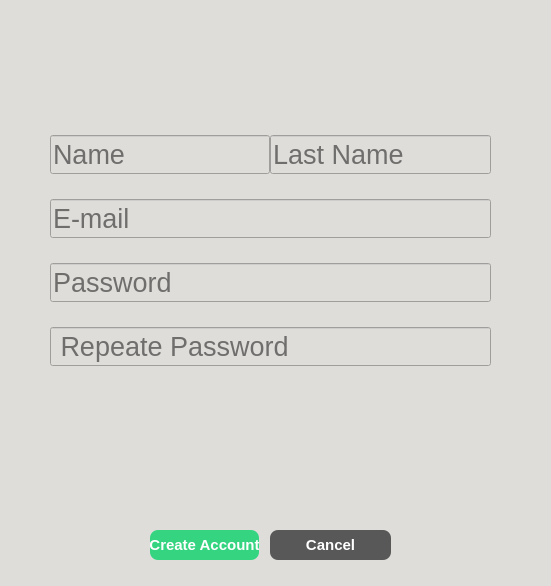
<?xml version="1.0" encoding="UTF-8"?>
<ui version="4.0">
 <class>CreateAccountDialog</class>
 <widget class="QDialog" name="CreateAccountDialog">
  <property name="geometry">
   <rect>
    <x>0</x>
    <y>0</y>
    <width>551</width>
    <height>586</height>
   </rect>
  </property>
  <property name="font">
   <font>
    <pointsize>8</pointsize>
   </font>
  </property>
  <property name="windowTitle">
   <string>Dialog</string>
  </property>
  <property name="styleSheet">
   <string notr="true">background-color: rgb(222, 221, 218);
color: rgb(0, 0, 0);</string>
  </property>
  <widget class="QPushButton" name="create_account_button">
   <property name="geometry">
    <rect>
     <x>150</x>
     <y>530</y>
     <width>109</width>
     <height>30</height>
    </rect>
   </property>
   <property name="minimumSize">
    <size>
     <width>0</width>
     <height>30</height>
    </size>
   </property>
   <property name="styleSheet">
    <string notr="true">background-color: rgb(52, 212, 129);
color:white;
border:none;
border-radius: 8px;
font-weight:bold;
font-size: 15px;</string>
   </property>
   <property name="text">
    <string>Create Account</string>
   </property>
  </widget>
  <widget class="QPushButton" name="pushButton">
   <property name="enabled">
    <bool>true</bool>
   </property>
   <property name="geometry">
    <rect>
     <x>270</x>
     <y>530</y>
     <width>121</width>
     <height>30</height>
    </rect>
   </property>
   <property name="minimumSize">
    <size>
     <width>0</width>
     <height>30</height>
    </size>
   </property>
   <property name="styleSheet">
    <string notr="true">background-color: rgb(88, 88, 88);
color:white;
border:none;
border-radius: 8px;
font-weight:bold;
font-size: 15px;</string>
   </property>
   <property name="text">
    <string>Cancel</string>
   </property>
  </widget>
  <widget class="QWidget" name="">
   <property name="geometry">
    <rect>
     <x>30</x>
     <y>30</y>
     <width>481</width>
     <height>461</height>
    </rect>
   </property>
   <layout class="QGridLayout" name="gridLayout">
    <property name="spacing">
     <number>0</number>
    </property>
    <item row="0" column="0">
     <layout class="QGridLayout" name="gridLayout_2">
      <property name="leftMargin">
       <number>20</number>
      </property>
      <property name="rightMargin">
       <number>20</number>
      </property>
      <property name="bottomMargin">
       <number>20</number>
      </property>
      <property name="verticalSpacing">
       <number>25</number>
      </property>
      <item row="0" column="0">
       <layout class="QHBoxLayout" name="horizontalLayout_2">
        <item>
         <layout class="QVBoxLayout" name="verticalLayout_5">
          <item>
           <widget class="QLineEdit" name="full_name_field">
            <property name="font">
             <font>
              <pointsize>20</pointsize>
             </font>
            </property>
            <property name="placeholderText">
             <string>Name</string>
            </property>
           </widget>
          </item>
         </layout>
        </item>
        <item>
         <layout class="QVBoxLayout" name="verticalLayout">
          <item>
           <widget class="QLineEdit" name="full_name_field_2">
            <property name="font">
             <font>
              <pointsize>20</pointsize>
             </font>
            </property>
            <property name="placeholderText">
             <string>Last Name</string>
            </property>
           </widget>
          </item>
         </layout>
        </item>
       </layout>
      </item>
      <item row="1" column="0">
       <layout class="QVBoxLayout" name="verticalLayout_2" stretch="0">
        <property name="bottomMargin">
         <number>0</number>
        </property>
        <item>
         <widget class="QLineEdit" name="email_field">
          <property name="font">
           <font>
            <pointsize>20</pointsize>
           </font>
          </property>
          <property name="placeholderText">
           <string>E-mail</string>
          </property>
         </widget>
        </item>
       </layout>
      </item>
      <item row="2" column="0">
       <layout class="QVBoxLayout" name="verticalLayout_3">
        <item>
         <widget class="QLineEdit" name="pass1_field">
          <property name="font">
           <font>
            <pointsize>20</pointsize>
           </font>
          </property>
          <property name="text">
           <string/>
          </property>
          <property name="placeholderText">
           <string>Password</string>
          </property>
         </widget>
        </item>
       </layout>
      </item>
      <item row="3" column="0">
       <layout class="QVBoxLayout" name="verticalLayout_4">
        <item>
         <widget class="QLineEdit" name="pass2_field">
          <property name="font">
           <font>
            <pointsize>20</pointsize>
           </font>
          </property>
          <property name="text">
           <string/>
          </property>
          <property name="placeholderText">
           <string> Repeate Password</string>
          </property>
         </widget>
        </item>
       </layout>
      </item>
     </layout>
    </item>
   </layout>
  </widget>
 </widget>
 <resources/>
 <connections/>
</ui>
